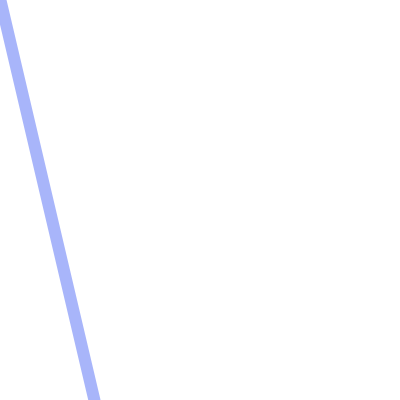
Frame 1 (no input)
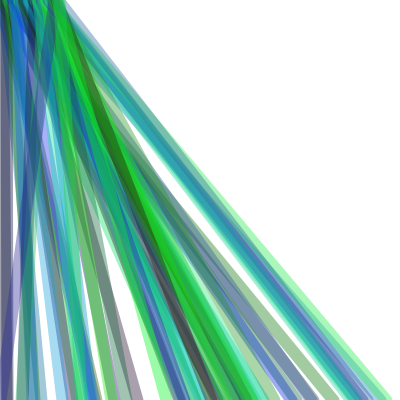
Frame 60 (the mouse pressed at the canvas centre just before this capture)
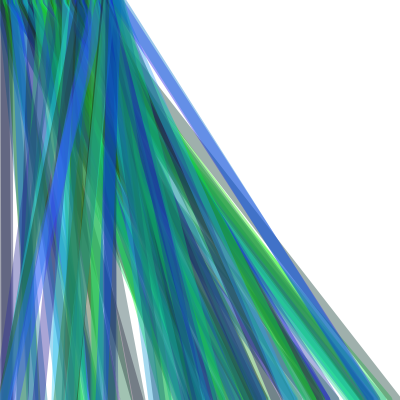
Frame 120 (the mouse held since frame 60 and released just before this capture)

The Processing sketch that drew these frames (run headless with seeded random() and noise(); from frame 60 on, the mouse is pressed at the canvas centre):

// Processing sketch: processing_12833
// ── processing_12833.pde

int i = 0; 

void setup() {  // this is run once.   
    
    // set the background color
    background(255);
    
    // specify canvas size
    size(400, 400); 
      
    // smooth edges
    smooth();
    
    // limit the number of frames per second
    frameRate(30);
    
    // set the width of the line. 
    strokeWeight(12);
} 

void draw() {  // this is run repeatedly.  

    // set the color
    stroke(random(50), random(255), random(255), 100);
    
    // draw the line
    line(i, 0, random(0, width), height);
    
    // move over a pixel
    if (i < width) {
        i++;
    } else {
        i = 0; 
    }
}
                                
